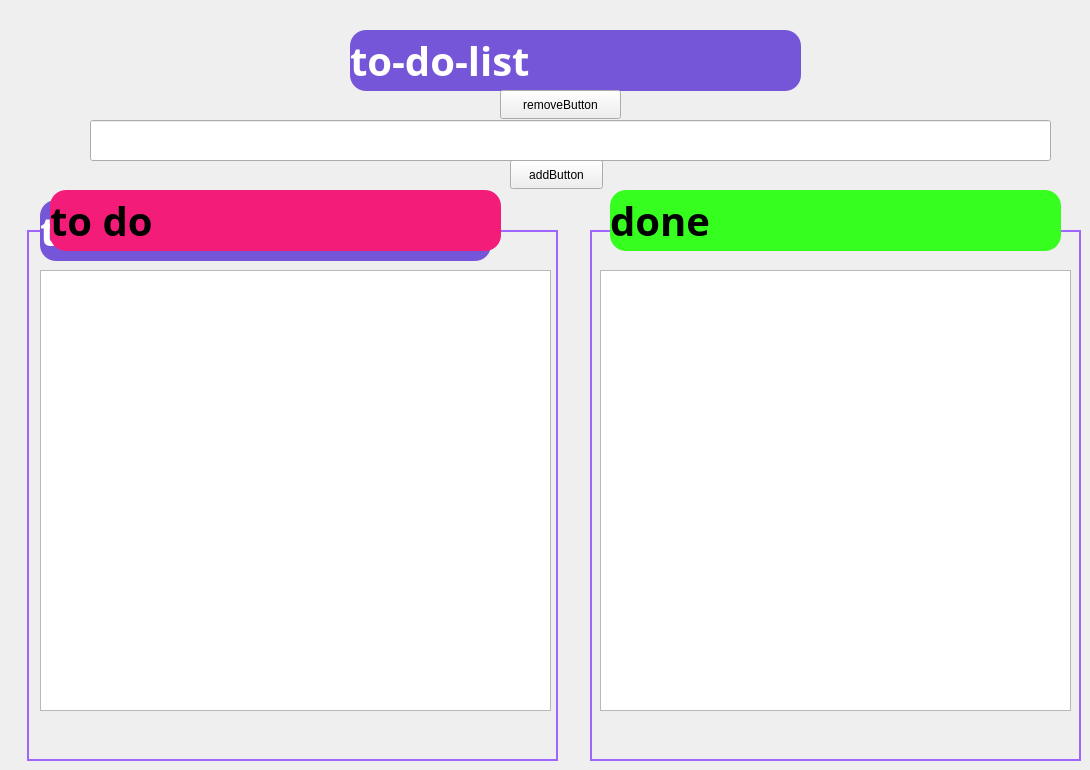
    <widget class="QWidget" name="page_12">
     <widget class="QLabel" name="title_label_14">
      <property name="geometry">
       <rect>
        <x>350</x>
        <y>30</y>
        <width>451</width>
        <height>61</height>
       </rect>
      </property>
      <property name="font">
       <font>
        <family>Script MT Bold</family>
        <pointsize>30</pointsize>
        <bold>true</bold>
       </font>
      </property>
      <property name="styleSheet">
       <string notr="true">background-color:#7556d8;
border-radius:16px;
color:white;</string>
      </property>
      <property name="text">
       <string>to-do-list</string>
      </property>
     </widget>
     <widget class="QLabel" name="label_147">
      <property name="geometry">
       <rect>
        <x>27</x>
        <y>230</y>
        <width>531</width>
        <height>531</height>
       </rect>
      </property>
      <property name="styleSheet">
       <string notr="true">border: 2px solid #9e65ff;</string>
      </property>
      <property name="text">
       <string/>
      </property>
     </widget>
     <widget class="QLabel" name="label_148">
      <property name="geometry">
       <rect>
        <x>590</x>
        <y>230</y>
        <width>491</width>
        <height>531</height>
       </rect>
      </property>
      <property name="styleSheet">
       <string notr="true">border: 2px solid #9e65ff;</string>
      </property>
      <property name="text">
       <string/>
      </property>
     </widget>
     <widget class="QLabel" name="title_label_15">
      <property name="geometry">
       <rect>
        <x>40</x>
        <y>200</y>
        <width>451</width>
        <height>61</height>
       </rect>
      </property>
      <property name="font">
       <font>
        <family>Script MT Bold</family>
        <pointsize>30</pointsize>
        <bold>true</bold>
       </font>
      </property>
      <property name="styleSheet">
       <string notr="true">background-color:#7556d8;
border-radius:16px;
color:white;</string>
      </property>
      <property name="text">
       <string>to-do-list</string>
      </property>
     </widget>
     <widget class="QLabel" name="title_label_16">
      <property name="geometry">
       <rect>
        <x>50</x>
        <y>190</y>
        <width>451</width>
        <height>61</height>
       </rect>
      </property>
      <property name="font">
       <font>
        <family>Script MT Bold</family>
        <pointsize>30</pointsize>
        <bold>true</bold>
       </font>
      </property>
      <property name="styleSheet">
       <string notr="true">background-color:#f31c79;
border-radius:16px;
color:black;</string>
      </property>
      <property name="text">
       <string>to do</string>
      </property>
     </widget>
     <widget class="QLabel" name="title_label_17">
      <property name="geometry">
       <rect>
        <x>610</x>
        <y>190</y>
        <width>451</width>
        <height>61</height>
       </rect>
      </property>
      <property name="font">
       <font>
        <family>Script MT Bold</family>
        <pointsize>30</pointsize>
        <bold>true</bold>
       </font>
      </property>
      <property name="styleSheet">
       <string notr="true">background-color:#36ff20;
color: rgb(54, 255, 32);
border-radius:16px;
color:black;</string>
      </property>
      <property name="text">
       <string>done</string>
      </property>
     </widget>
     <widget class="QListWidget" name="toDoList_2">
      <property name="geometry">
       <rect>
        <x>40</x>
        <y>270</y>
        <width>511</width>
        <height>441</height>
       </rect>
      </property>
     </widget>
     <widget class="QListWidget" name="doneList_2">
      <property name="geometry">
       <rect>
        <x>600</x>
        <y>270</y>
        <width>471</width>
        <height>441</height>
       </rect>
      </property>
     </widget>
     <widget class="QLineEdit" name="lineEdit_40">
      <property name="geometry">
       <rect>
        <x>90</x>
        <y>120</y>
        <width>961</width>
        <height>41</height>
       </rect>
      </property>
     </widget>
     <widget class="QPushButton" name="addButton_2">
      <property name="geometry">
       <rect>
        <x>510</x>
        <y>160</y>
        <width>93</width>
        <height>29</height>
       </rect>
      </property>
      <property name="text">
       <string>addButton</string>
      </property>
     </widget>
     <widget class="QPushButton" name="removeButton_2">
      <property name="geometry">
       <rect>
        <x>500</x>
        <y>90</y>
        <width>121</width>
        <height>29</height>
       </rect>
      </property>
      <property name="text">
       <string>removeButton</string>
      </property>
     </widget>
    </widget>
